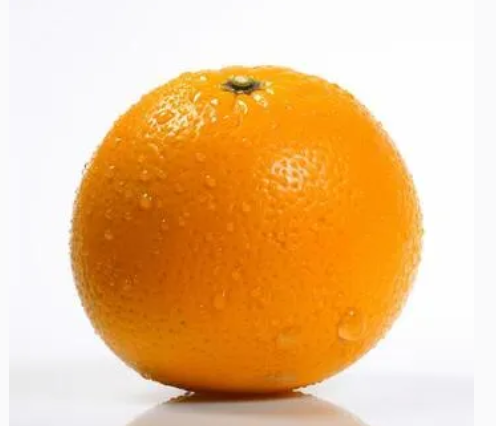
#> input picture TP1/naranja.jpg, 496 x 426 px, found by its file name
$ python 'ejercicio_27_Extracción de características.py'
#> lines starting #> are read from the running program, lines starting #| are printed output that depends on the picture; after the words box and inside, x2 and y2 are one past the last pixel; in counts of white or black regions, pixels touching at a corner belong together
"""
27
Esquinas: Harris contra Shi-Tomasi
Detectá esquinas con cornerHarris y con goodFeaturesToTrack sobre la misma
 imagen. Dibujá los puntos de cada método en un color distinto sobre la misma
foto y comentá cuál devuelve puntos más separados entre sí.

PistagoodFeaturesToTrack tiene el parámetro minDistance, que impone esa
separación.
"""
import cv2
import numpy as np
import matplotlib.pyplot as plt

from ejercicio_25_Extraccion_de_caracteristicas import aplicar_canny, contar_bordes


ALFA = 1.4
RUTA="TP1/naranja.jpg"
BETA = 20

import cv2
import numpy as np
import matplotlib.pyplot as plt

def detectar_harris(img):
    gris = cv2.cvtColor(
        img,
        cv2.COLOR_BGR2GRAY
    )

    gris = np.float32(gris)

    harris = cv2.cornerHarris(
        gris,
        blockSize=2,
        ksize=3,
        k=0.04
    )

    return harris


def detectar_shi_tomasi(img):
    puntos = cv2.goodFeaturesToTrack(
        img,
        maxCorners=100,
        qualityLevel=0.01,
        minDistance=10 #ños puntos detectados deben estar separados al menos 10 pixeles
    )

    return puntos


def dibujar_harris(img, harris):
    resultado = img.copy()

    umbral = 0.01 * harris.max() #ummbral que se usa para limite

    resultado[harris > umbral] = [0, 0, 255] #que puntos superan este umbral
                                            #recordar que 0,0,255 es rojo BGR
    return resultado


def dibujar_shi_tomasi(img, puntos):
    resultado = img.copy()

    if puntos is not None:
        for punto in puntos:
            x, y = punto.ravel()
            cv2.circle(
                resultado,
                (int(x), int(y)),
                4,
                (0, 255, 0),
                -1
            )

    return resultado


def main():
    img = cv2.imread(RUTA)
#> img is the input picture: shape (426, 496, 3); mean B, G, R 143.9, 193.7, 236.5

    harris = detectar_harris(img)
#> in detectar_harris, `gris = cv2.cvtColor( img, cv2.COLOR_BGR2GRAY )`:
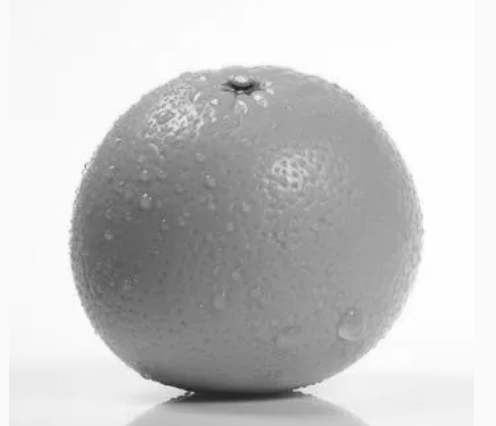
#> gris: shape (426, 496); min 31, max 255, mean 200.8

    puntos_shi = detectar_shi_tomasi(
        cv2.cvtColor(img, cv2.COLOR_BGR2GRAY)
    )
#> in detectar_shi_tomasi, `puntos = cv2.goodFeaturesToTrack( img, maxCorners=100, qualityLevel=0...`: puntos = 100 rows, first 8: [186, 391], [293, 390], [146, 194], [233, 89], [150, 379], [151, 121], [84, 165], [163, 221]
#> puntos_shi has the same summary as puntos in detectar_shi_tomasi

    resultado_harris = dibujar_harris(
        img,
        harris
    )
#> in dibujar_harris, `umbral = 0.01 * harris.max()`: umbral = 94305.5
#> in dibujar_harris, `resultado[harris > umbral] = [0, 0, 255]`:
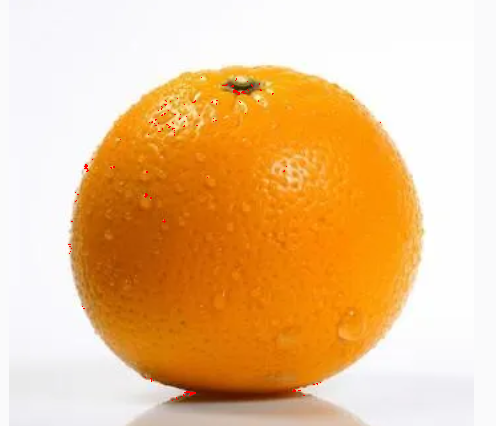
#> resultado: shape (426, 496, 3); 0.14% of pixels changed, all inside (x1, y1, x2, y2) = (68, 77, 381, 401)

    resultado_shi = dibujar_shi_tomasi(
        img,
        puntos_shi
    )
#> the loop in dibujar_shi_tomasi, `for punto in puntos:` made 100 passes
#> (x, y) on passes 1 to 12: (186, 391), (293, 390), (146, 194), (233, 89), (150, 379), (151, 121), (84, 165), (163, 221), (212, 101), (175, 397), (113, 166), (147, 133)
#> after the loop in dibujar_shi_tomasi, `for punto in puntos:`:
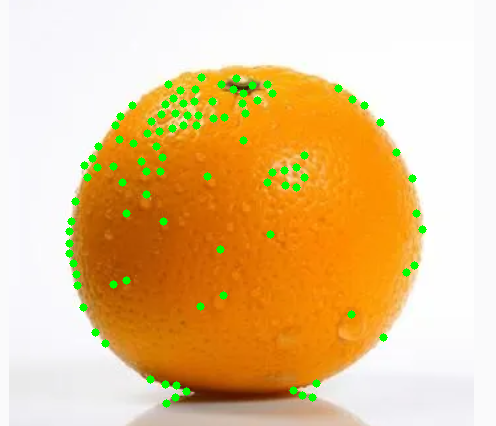
#> resultado: shape (426, 496, 3); 2.32% of pixels changed, all inside (x1, y1, x2, y2) = (65, 73, 427, 408)

    # Guardar resultados
    cv2.imwrite(
        "esquinas_harris.png",
        resultado_harris
    )

    cv2.imwrite(
        "esquinas_shi_tomasi.png",
        resultado_shi
    )

    # Mostrar resultados
    plt.figure(figsize=(12, 4))

    plt.subplot(1, 3, 1)
    plt.imshow(
        cv2.cvtColor(img, cv2.COLOR_BGR2RGB)
    )
    plt.title("Imagen original")
    plt.axis("off")

    plt.subplot(1, 3, 2)
    plt.imshow(
        cv2.cvtColor(
            resultado_harris,
            cv2.COLOR_BGR2RGB
        )
    )
    plt.title("Harris - rojo")
    plt.axis("off")

    plt.subplot(1, 3, 3)
    plt.imshow(
        cv2.cvtColor(
            resultado_shi,
            cv2.COLOR_BGR2RGB
        )
    )
    plt.title("Shi-Tomasi - verde")
    plt.axis("off")

    plt.tight_layout()
    plt.show()
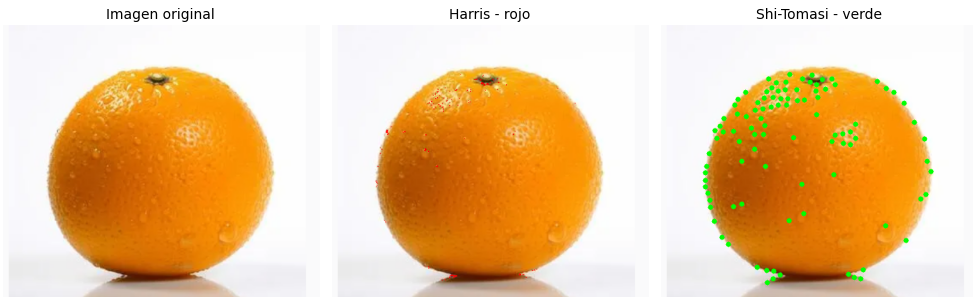
#> figure drawn by matplotlib, 3 panels


'''
Al aplicar ambos métodos sobre la misma imagen, Harris produjo una cantidad
reducida de detecciones, mientras que Shi-Tomasi detectó una mayor cantidad
de esquinas. En el caso de Shi-Tomasi se utilizó minDistance=10, que establece
una distancia mínima entre los puntos seleccionados y evita que las detecciones
queden demasiado agrupadas.

Por lo tanto, en esta prueba Shi-Tomasi permitió obtener una distribución de
puntos más controlada y separados entre sí, mientras que la cantidad de
detecciones de Harris dependió principalmente del umbral utilizado para
seleccionar las respuestas de esquina.
'''

'''
NOTAS:
Harris devuelve una respuesta de esquina para cada píxel y después nosotros
decidimos qué respuestas superan el umbral.

Shi-Tomasi selecciona directamente los puntos más relevantes y minDistance
controla qué tan cerca pueden estar entre ellos.

Por eso la pista de la consigna apunta específicamente a minDistance: es el
parámetro que te permite controlar la separación de los puntos.
'''

if __name__ == "__main__":
    main()

$ run again, with TP1/hoja_cuadriculada.png saved as TP1/naranja.jpg
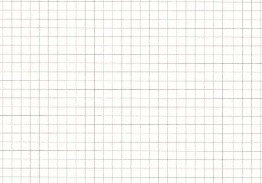
#> input picture TP1/hoja_cuadriculada.png, 262 x 183 px, found by its file name
#> in main, img is the input picture: shape (183, 262, 3); mean B, G, R 242.9, 247.2, 247.4
#> puntos = 100 rows, first 8: [94, 89], [251, 63], [94, 54], [251, 98], [222, 98], [94, 124], [222, 63], [39, 115]
#> puntos_shi has the same summary as puntos in detectar_shi_tomasi
#> umbral = 7752.8
#> in dibujar_harris, `resultado[harris > umbral] = [0, 0, 255]`:
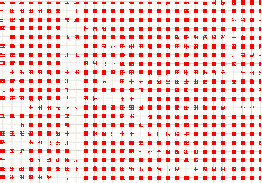
#> resultado: shape (183, 262, 3); 16.62% of pixels changed, all inside (x1, y1, x2, y2) = (0, 0, 261, 180)
#> the loop in dibujar_shi_tomasi, `for punto in puntos:` made 100 passes
#> in main, `plt.show()`:
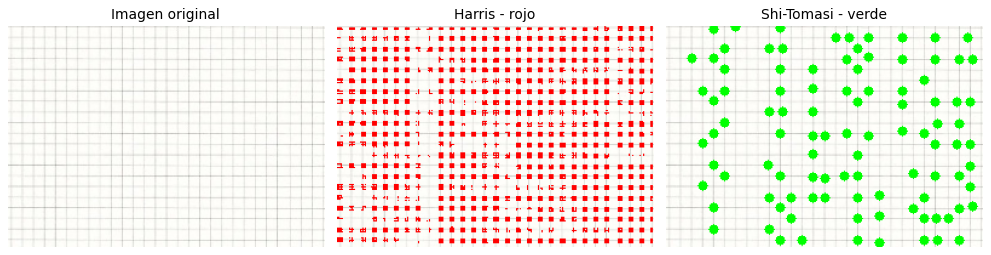
#> figure drawn by matplotlib, 3 panels
